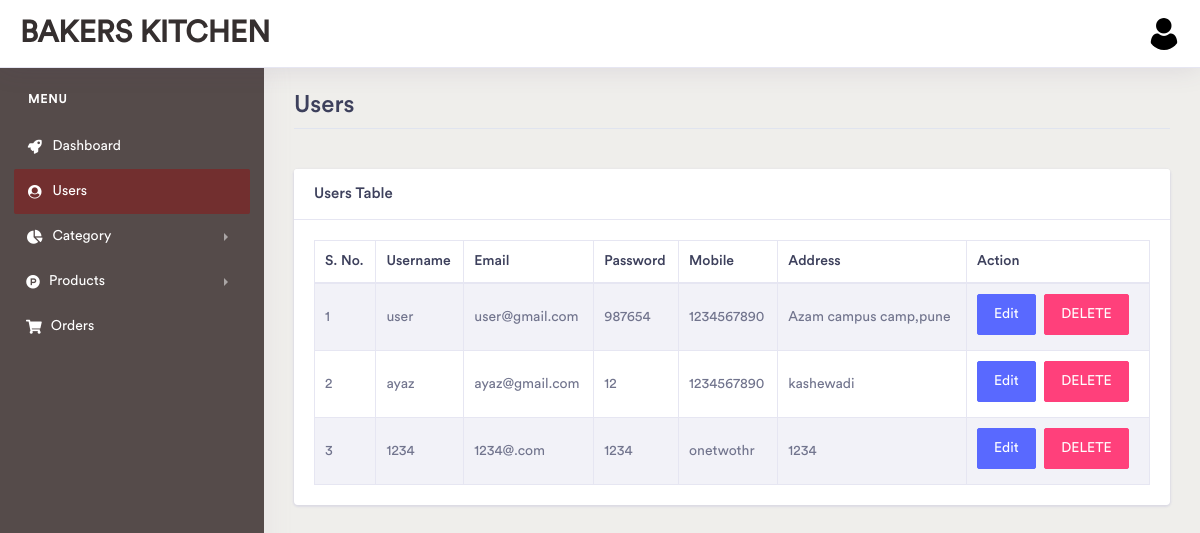
/admin/view_users.php (signed in), run on the app's committed database.
### tables this page shows
CREATE TABLE `cake_shop_users_registrations1` (
  `users_id` int(11) NOT NULL,
  `users_username` varchar(100) NOT NULL,
  `users_email` varchar(150) NOT NULL,
  `users_password` varchar(100) NOT NULL,
  `users_mobile` varchar(50) NOT NULL,
  `users_address` varchar(200) NOT NULL
);

### admin/view_users.php (the view, shortened to what this page needs)
<?php
if (isset($_SESSION['user_admin_id']) && $_SESSION['user_admin_id'] != null) {
    ?>
    <!doctype html>
    <html lang="en">
    <head>
        <link rel="stylesheet" href="../css/bootstrap.min.css">
        <link href="../fonts/circular-std/style.css" rel="stylesheet">
        <link rel="stylesheet" href="../css/style.css">
        <link rel="stylesheet" href="../fonts/fontawesome/css/fontawesome-all.css">
        <link rel="stylesheet" href="../css/dataTables.bootstrap4.css">
    </head>
    <body>
        <div class="dashboard-main-wrapper">
            <div class="dashboard-header">
                <nav class="navbar navbar-expand-lg bg-white fixed-top">
                    <a class="navbar-brand" href="#">BAKERS KITCHEN</a>
                    <div class="collapse navbar-collapse" id="navbarSupportedContent">
                        <ul class="navbar-nav ml-auto navbar-right-top">
                            <li class="nav-item dropdown nav-user">
                                <a class="nav-link nav-user-img" href="#" id="navbarDropdownMenuLink2"
                                    data-toggle="dropdown" aria-haspopup="true" aria-expanded="false"><img
                                        src="../Image/user.png" alt="" class="user-avatar-md rounded-circle"></a>
                            </li>
                        </ul>
                    </div>
                </nav>
            </div>
            <div class="nav-left-sidebar sidebar-dark">
                <div class="menu-list">
                    <nav class="navbar navbar-expand-lg navbar-light">
                        <div class="collapse navbar-collapse" id="navbarNav">
                            <ul class="navbar-nav flex-column">
                                <li class="nav-divider">
                                    Menu
                                </li>
                                <li class="nav-item ">
                                    <a class="nav-link" href="dashboard.php"><i class="fa fa-fw fa-rocket"></i>Dashboard</a>
                                </li>
                                <li class="nav-item">
                                    <a class="nav-link active" href="view_users.php"><i
                                            class="fa fa-fw fa-user-circle"></i>Users</a>
                                </li>
                                <li class="nav-item">
                                    <a class="nav-link" href="#" data-toggle="collapse" aria-expanded="false"
                                        data-target="#submenu-3" aria-controls="submenu-3"><i
                                            class="fas fa-fw fa-chart-pie"></i>Category</a>
                                </li>
                                <li class="nav-item ">
                                    <a class="nav-link" href="#" data-toggle="collapse" aria-expanded="false"
                                        data-target="#submenu-4" aria-controls="submenu-4"><i
                                            class="fab fa-product-hunt"></i>Products</a>
                                </li>
                                <li class="nav-item">
                                    <a class="nav-link" href="view_orders.php"><i
                                            class="fas fa-shopping-cart"></i>Orders</a>
                                </li>
                            </ul>
                        </div>
                    </nav>
                </div>
            </div>
            <div class="dashboard-wrapper">
                <div class="container-fluid dashboard-content">
                    <div class="row">
                        <div class="col-xl-12 col-lg-12 col-md-12 col-sm-12 col-12">
                            <div class="page-header">
                                <h2 class="pageheader-title">Users</h2>
                                <div class="page-breadcrumb">
                                    <nav aria-label="breadcrumb">
                                        <ol class="breadcrumb">
                                        </ol>
                                    </nav>
                                </div>
                            </div>
                        </div>
                    </div>
                    <div class="row">
                        <div class="col-xl-12 col-lg-12 col-md-12 col-sm-12 col-12">
                            <div class="card">
                                <h5 class="card-header">Users Table</h5>
                                <div class="card-body">
                                    <div class="table-responsive">
                                        <table class="table table-striped table-bordered">
                                            <thead>
                                                <tr>
                                                    <th>S. No.</th>
                                                    <th>Username</th>
                                                    <th>Email</th>
                                                    <th>Password</th>
                                                    <th>Mobile</th>
                                                    <th>Address</th>
                                                    <th>Action</th>
                                                </tr>
                                            </thead>
                                            <tbody>
                                                <?php
                                                require_once('../config.php');
                                                $select = "SELECT * FROM cake_shop_users_registrations1";
                                                $query = mysqli_query($conn, $select);
                                                $i = 1;
                                                while ($res = mysqli_fetch_assoc($query)) {
                                                    ?>
                                                    <tr>
                                                        <td>
                                                            <?php echo $i++; ?>
                                                        </td>
                                                        <td>
                                                            <?php echo $res['users_username']; ?>
                                                        </td>
                                                        <td>
                                                            <?php echo $res['users_email']; ?>
                                                        </td>
                                                        <td>
                                                            <?php echo $res['users_password']; ?>
                                                        </td>
                                                        <td>
                                                            <?php echo $res['users_mobile']; ?>
                                                        </td>
                                                        <td>
                                                            <?php echo $res['users_address']; ?>
                                                        </td>
                                                        <td>
                                                            <button data-toggle="modal" data-target="#exampleModal"
                                                                class="btn btn-space btn-primary"
                                                                onclick="edit_users(<?php echo $res['users_id']; ?>)">Edit</button>
                                                            <button onclick="delete_users(<?php echo $res['users_id']; ?>)"
                                                                class="btn btn-space btn-secondary">DELETE</button>
                                                        </td>
                                                    </tr>
                                                <?php } ?>
                                            </tbody>
                                        </table>
                                    </div>
                                </div>
                            </div>
                        </div>
                    </div>
                </div>
            </div>
        </div>
    </body>
    </html>
    <?php
} else {
    header("Location: index.php");
}
?>

### data on the page
cake_shop_users_registrations1: users_username "user", users_email "user@gmail.com", users_password "987654", users_mobile "1234567890", users_address "Azam campus camp,pune"
cake_shop_users_registrations1: users_username "ayaz", users_email "ayaz@gmail.com", users_password "12", users_mobile "1234567890", users_address "kashewadi"
cake_shop_users_registrations1: users_username "1234", users_email "1234@.com", users_password "1234", users_mobile "onetwothr", users_address "1234"
